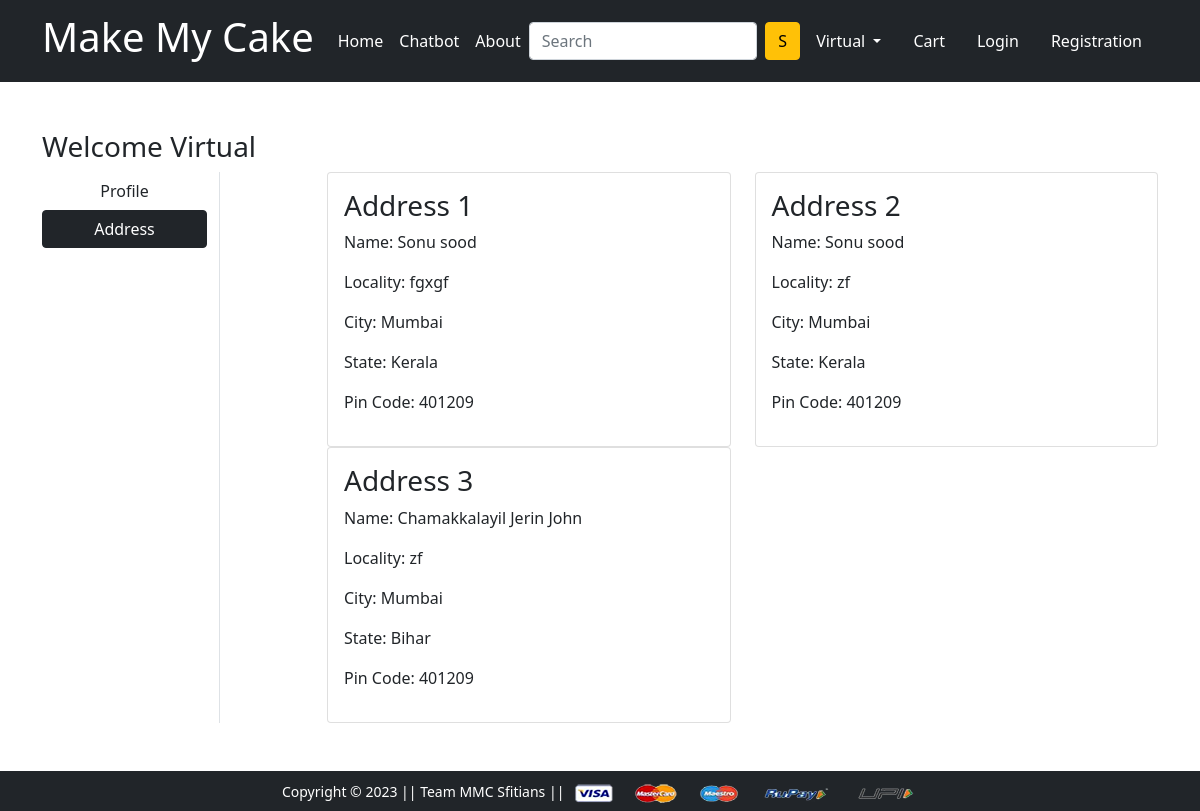
/address/ (signed in), run on the app's committed database.
### app/models.py (models this page shows, shortened)
class Customer(models.Model):
    user = models.ForeignKey(User , on_delete=models.CASCADE)
    name = models.CharField(max_length=200)
    locality = models.CharField(max_length=200)
    city =models.CharField(max_length=50)
    zipcode = models.IntegerField()
    state = models.CharField( max_length= 50 , choices = STATE_CH )

### app/views.py (the view)
# urls.py: path('address/', views.address, name='address'),
@login_required
def address(request):
 add=Customer.objects.filter(user=request.user)
 return render(request, 'app/address.html',{'add':add,'active':'btn-dark'})

### app/templates/app/address.html (shortened to what this page needs)
{% extends 'app/base.html' %}
{% load static %}
{% block main-content %}
<div class="container my-5">
 <div class="row">
 <h3>Welcome <span class="text-capitalize">{{request.user}}</span></h3>
  <div class="col-sm-2 border-end">
   <ul class="list-unstyled">
    <li class="d-grid"><a href="{% url 'profile' %}" class="btn">Profile</a></li>
    <li class="d-grid"><a href="{% url 'address' %}" class="btn {{active}}">Address</a></li>
   </ul>
  </div>
  <div class="col-sm-9 offset-sm-1">
   <div class="row">
    {% for ad in add %}
    <div class="col-sm-6">
     <div class="card">
      <div class="card-body">
       <h3>Address {{forloop.counter}}</h3>
       <p>Name: {{ad.name}}</p>
       <p>Locality: {{ad.locality}}</p>
       <p>City: {{ad.city}}</p>
       <p>State: {{ad.state}}</p>
       <p>Pin Code: {{ad.zipcode}}</p>
      </div>
     </div>
    </div>
    {% endfor %}
   </div>
  </div>
 </div>
</div>
{% endblock main-content %}

### app/templates/app/base.html (shortened to what this page needs)
<!doctype html> {% load static %}
<html lang="en">
<head>
    <link href="https://cdn.jsdelivr.net/npm/bootstrap@5.0.0-beta1/dist/css/bootstrap.min.css" rel="stylesheet">
    <link rel="stylesheet" href="{% static 'app/css/owl.carousel.min.css' %}">
    <link rel="stylesheet" href="{% static 'app/css/all.min.css' %}">
    <link rel="stylesheet" href="{% static 'app/css/style.css' %}">
</head>
<body>
    <nav class="navbar navbar-expand-lg navbar-dark bg-dark">
        <div class="container">
            <a class="navbar-brand" href="/">
                <h1>Make My Cake</h1>
            </a>
            <div class="collapse navbar-collapse" id="navbarSupportedContent">
                <ul class="navbar-nav me-auto mb-2 mb-lg-0">
                    <li class="nav-item">
                        <a class="nav-link active" aria-current="page" href="/">Home</a>
                    </li>
                    <li class="nav-item">
                        <a class="nav-link active" aria-current="page" href="{% url 'chatbot' %}">Chatbot</a>
                    </li>
                    <li class="nav-item">
                        <a class="nav-link active" aria-current="page" href="{% url 'about' %}">About</a>
                    </li>
                </ul>
                <form class="d-flex">
                    <input class="form-control me-2" type="search" placeholder="Search" aria-label="Search">
                    <button class="btn btn-warning" type="submit">S</button>
                </form>
                <div>
                    <ul class="navbar-nav me-auto mb-2 mb-lg-0">
                        <li class="nav-item dropdown mx-2">
                            <a class="nav-link dropdown-toggle text-white" href="#" id="profileDropdown" role="button" data-bs-toggle="dropdown" aria-expanded="false">
                {{request.user.username|capfirst}}
              </a>
                        </li>
                        <li class="nav-item mx-2">
                            <a href="{% url 'showcart' %}" class="nav-link text-white"> Cart </a>
                        </li>
                        <li class="nav-item mx-2">
                            <a href="{% url 'login' %}" class="nav-link text-white">Login</a>
                        </li>
                        <li class="nav-item mx-2">
                            <a href="{% url 'customerregistration' %}" class="nav-link text-white">Registration</a>
                        </li>
                    </ul>
                </div>
            </div>
        </div>
    </nav>
    {% block banner_slider %} {% endblock banner_slider %} {% block livesale %} {% endblock livesale %} {% block payment-gateway %} {% endblock payment-gateway %}{% block main-content %} {% endblock main-content %}
    <footer class="container-fluid bg-dark text-center p-2 mt-5">
        <small class="text-white">Copyright &copy; 2023 || Team MMC Sfitians || </small>
        <img src="{% static 'app/images/payment.png' %}" alt="" srcset="" class="img-fluid" height="2px">
    </footer>
</body>
</html>

### data on the page
Customer: name "Sonu sood", locality "fgxgf", city "Mumbai", state "Kerala", zipcode "401209"
Customer: name "Sonu sood", locality "zf", city "Mumbai", state "Kerala", zipcode "401209"
Customer: name "Chamakkalayil Jerin John", locality "zf", city "Mumbai", state "Bihar", zipcode "401209"

### other printed values
{{ request.user.username|capfirst }} "Virtual"
{{ request.user }} "Virtual"
